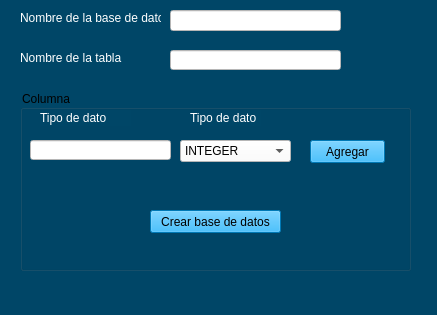
<?xml version="1.0" encoding="UTF-8"?>
<ui version="4.0">
 <class>MainWindow</class>
 <widget class="QMainWindow" name="MainWindow">
  <property name="geometry">
   <rect>
    <x>0</x>
    <y>0</y>
    <width>437</width>
    <height>315</height>
   </rect>
  </property>
  <property name="windowTitle">
   <string>MainWindow</string>
  </property>
  <property name="styleSheet">
   <string notr="true">background-color: rgb(0, 70, 103);</string>
  </property>
  <widget class="QWidget" name="Tabla">
   <widget class="QLabel" name="label">
    <property name="geometry">
     <rect>
      <x>20</x>
      <y>10</y>
      <width>141</width>
      <height>16</height>
     </rect>
    </property>
    <property name="text">
     <string>&lt;html&gt;&lt;head/&gt;&lt;body&gt;&lt;p&gt;&lt;span style=&quot; color:#ffffff;&quot;&gt;Nombre de la base de datos&lt;/span&gt;&lt;/p&gt;&lt;/body&gt;&lt;/html&gt;</string>
    </property>
   </widget>
   <widget class="QLabel" name="label_2">
    <property name="geometry">
     <rect>
      <x>20</x>
      <y>50</y>
      <width>111</width>
      <height>16</height>
     </rect>
    </property>
    <property name="text">
     <string>&lt;html&gt;&lt;head/&gt;&lt;body&gt;&lt;p&gt;&lt;span style=&quot; color:#ffffff;&quot;&gt;Nombre de la tabla&lt;/span&gt;&lt;/p&gt;&lt;/body&gt;&lt;/html&gt;</string>
    </property>
   </widget>
   <widget class="QLineEdit" name="txtnbs">
    <property name="geometry">
     <rect>
      <x>170</x>
      <y>10</y>
      <width>171</width>
      <height>21</height>
     </rect>
    </property>
    <property name="styleSheet">
     <string notr="true">background-color: rgb(255, 255, 255);</string>
    </property>
   </widget>
   <widget class="QLineEdit" name="txtnt">
    <property name="geometry">
     <rect>
      <x>170</x>
      <y>50</y>
      <width>171</width>
      <height>20</height>
     </rect>
    </property>
    <property name="styleSheet">
     <string notr="true">background-color: rgb(255, 255, 255);</string>
    </property>
   </widget>
   <widget class="QGroupBox" name="groupBox">
    <property name="geometry">
     <rect>
      <x>20</x>
      <y>90</y>
      <width>391</width>
      <height>181</height>
     </rect>
    </property>
    <property name="title">
     <string>Columna</string>
    </property>
    <widget class="QLineEdit" name="txtnc">
     <property name="geometry">
      <rect>
       <x>10</x>
       <y>50</y>
       <width>141</width>
       <height>20</height>
      </rect>
     </property>
     <property name="styleSheet">
      <string notr="true">background-color: rgb(255, 255, 255);</string>
     </property>
    </widget>
    <widget class="QLabel" name="label_3">
     <property name="geometry">
      <rect>
       <x>20</x>
       <y>20</y>
       <width>91</width>
       <height>16</height>
      </rect>
     </property>
     <property name="text">
      <string>&lt;html&gt;&lt;head/&gt;&lt;body&gt;&lt;p&gt;&lt;span style=&quot; color:#ffffff;&quot;&gt;Tipo de dato&lt;/span&gt;&lt;/p&gt;&lt;/body&gt;&lt;/html&gt;</string>
     </property>
    </widget>
    <widget class="QComboBox" name="comboBox">
     <property name="geometry">
      <rect>
       <x>160</x>
       <y>50</y>
       <width>111</width>
       <height>22</height>
      </rect>
     </property>
     <property name="styleSheet">
      <string notr="true">background-color: rgb(255, 255, 255);</string>
     </property>
     <item>
      <property name="text">
       <string>INTEGER</string>
      </property>
     </item>
     <item>
      <property name="text">
       <string>TEXT</string>
      </property>
     </item>
     <item>
      <property name="text">
       <string>REAL</string>
      </property>
     </item>
    </widget>
    <widget class="QLabel" name="label_4">
     <property name="geometry">
      <rect>
       <x>170</x>
       <y>20</y>
       <width>71</width>
       <height>16</height>
      </rect>
     </property>
     <property name="text">
      <string>&lt;html&gt;&lt;head/&gt;&lt;body&gt;&lt;p&gt;&lt;span style=&quot; color:#ffffff;&quot;&gt;Tipo de dato&lt;/span&gt;&lt;/p&gt;&lt;/body&gt;&lt;/html&gt;</string>
     </property>
    </widget>
    <widget class="QPushButton" name="boton1">
     <property name="geometry">
      <rect>
       <x>290</x>
       <y>50</y>
       <width>75</width>
       <height>23</height>
      </rect>
     </property>
     <property name="styleSheet">
      <string notr="true">background-color: rgb(0, 170, 255);</string>
     </property>
     <property name="text">
      <string>Agregar</string>
     </property>
    </widget>
    <widget class="QPushButton" name="boton2">
     <property name="geometry">
      <rect>
       <x>130</x>
       <y>120</y>
       <width>131</width>
       <height>23</height>
      </rect>
     </property>
     <property name="styleSheet">
      <string notr="true">background-color: rgb(0, 170, 255);</string>
     </property>
     <property name="text">
      <string>Crear base de datos</string>
     </property>
    </widget>
   </widget>
  </widget>
  <widget class="QMenuBar" name="menubar">
   <property name="geometry">
    <rect>
     <x>0</x>
     <y>0</y>
     <width>437</width>
     <height>21</height>
    </rect>
   </property>
  </widget>
  <widget class="QStatusBar" name="statusbar"/>
 </widget>
 <resources/>
 <connections/>
</ui>
